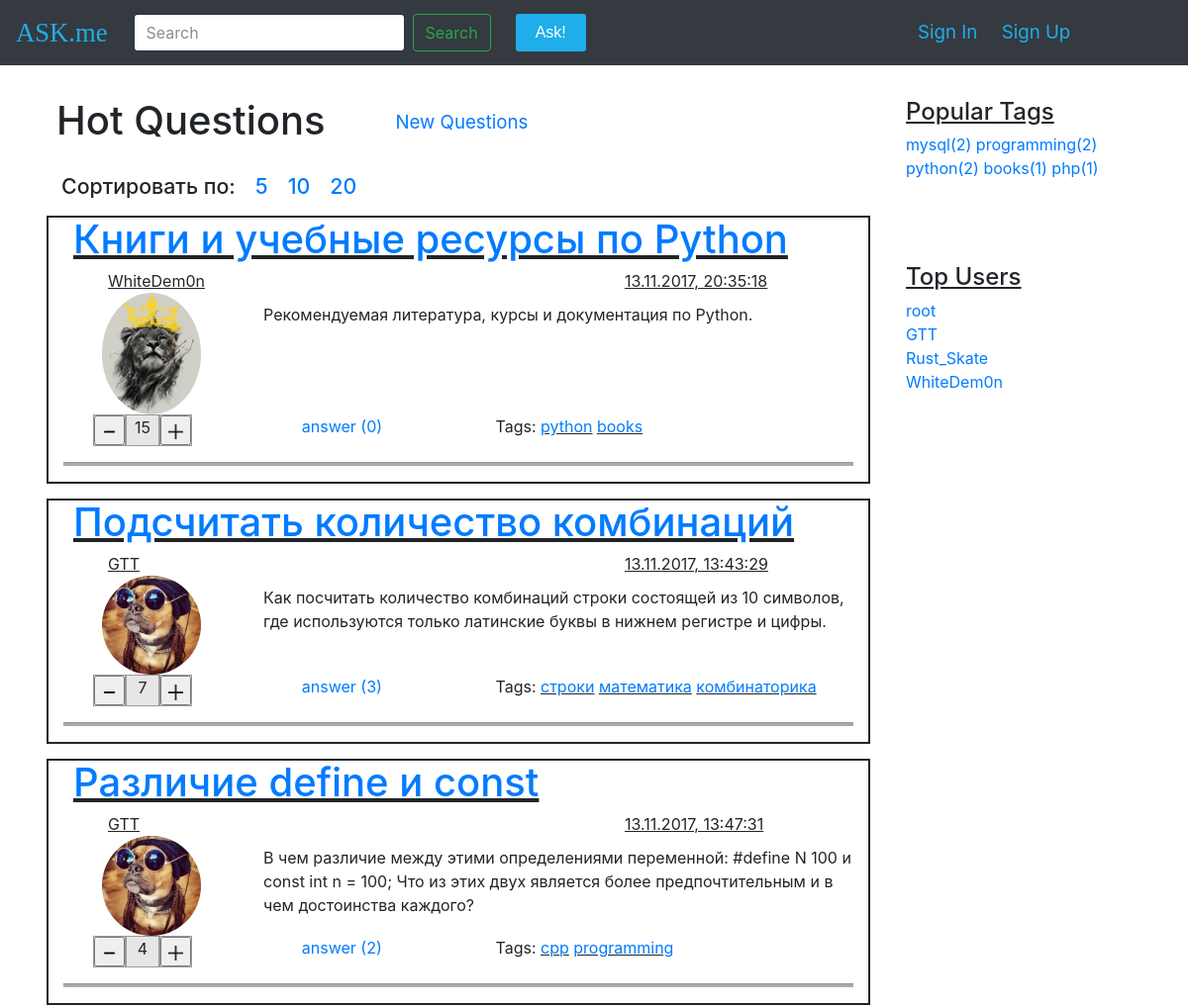
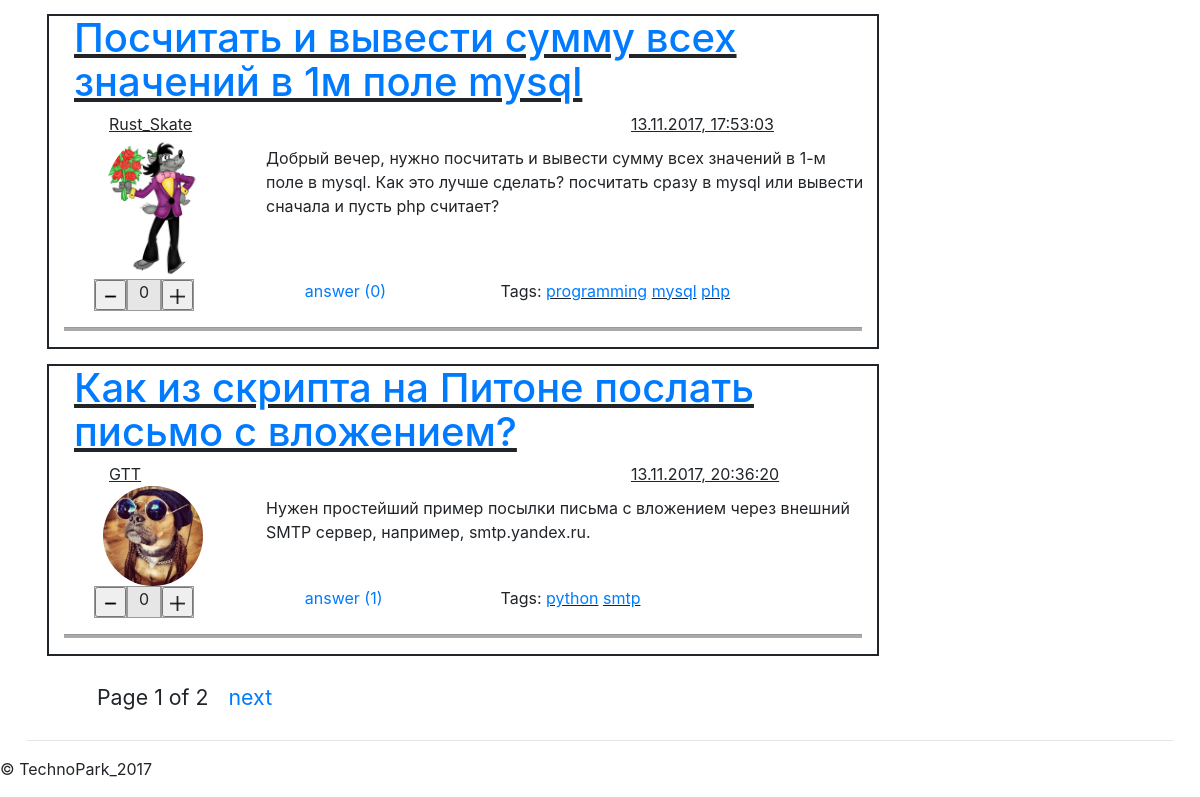
The page /hot/ on the database as committed earlier (2 pictures, top to bottom).
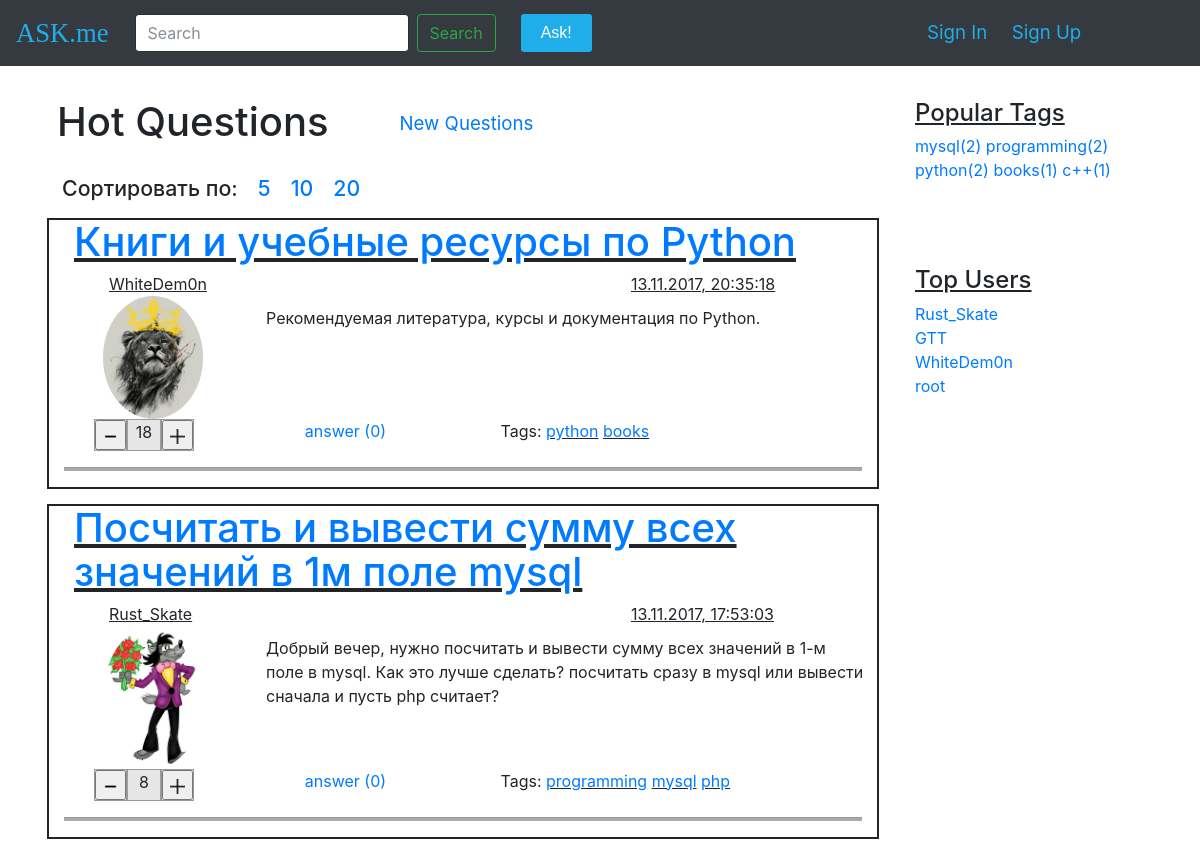
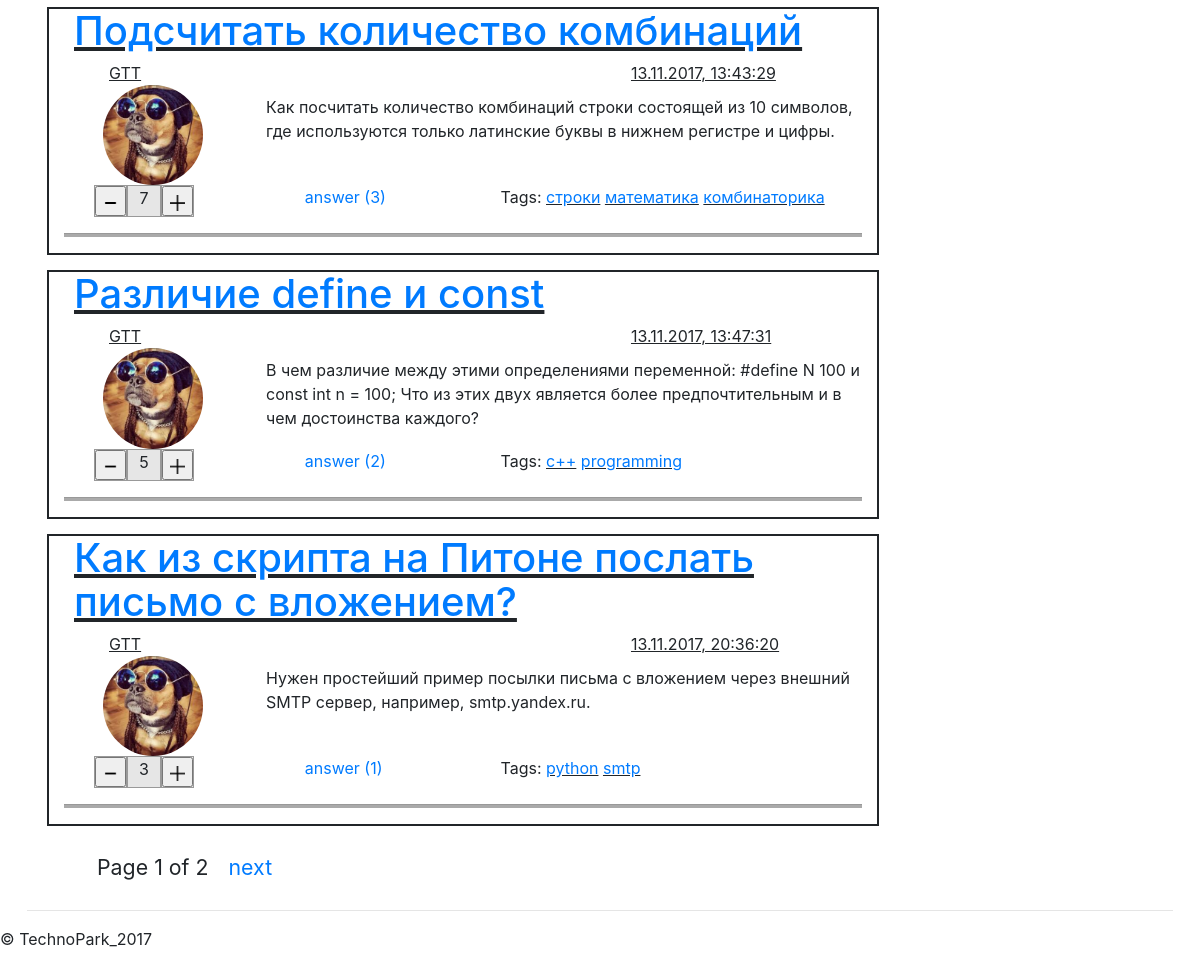
The same page on the database as committed later (2 pictures, top to bottom).
### questions/models.py (models this page shows, shortened)
class Question(models.Model):
    author = models.ForeignKey(User)
    title = models.CharField(max_length=120, verbose_name=u"Заголовок вопроса")
    text = models.TextField(verbose_name=u"Полное описание вопроса")
    create_date = models.DateTimeField(default=datetime.now, verbose_name=u"Время создания вопроса")
    is_active = models.BooleanField(default=True, verbose_name=u"Доступность вопроса")
    tags = models.ManyToManyField(Tag, blank=True)
    category = models.ForeignKey(Category, blank=True)
    status = models.OneToOneField(Status)
    objects = QuestionManager()
    class Meta:
        ordering = ['-create_date']

class User(AbstractUser):
    upload = models.ImageField(default='static/img/ava.png', upload_to='%Y/%m/%d/', verbose_name=u"Аватар")
    rating = models.IntegerField(default=0, verbose_name=u"Рейтинг")
    objects = MyUserManager()

class Status(models.Model):
    viewsNum = models.IntegerField(default=0, verbose_name=u"Количество просмотров")
    likesNum = models.IntegerField(default=0, verbose_name=u"Количество лайков")

class Tag(models.Model):
    title = models.CharField(max_length=120, unique=True, verbose_name=u"Заголовок тега")
    objects = TagManager()

### questions/views.py (the view)
# urls.py: url(r'^hot/$', views.hot, name='hot'),
def hot(request):
    ctx = dict()
    qlist = Question.objects.top_questions()
    page_qlist, pageN = paginate(qlist, request)
    is_set_like(request)
    tag_list = get_top_tags()
    user_list = get_top_users()
    ctx['user_list'] = user_list
    ctx['questions'] = page_qlist
    ctx['page'] = pageN
    ctx['tag_list'] = tag_list
    return render(request, 'hot.html', ctx)

### questions/models.py (called while the page is built)
    def get_top_N(self,N):
        return self.order_by('-rating')[0:N]

    def top_questions(self):
        return self.filter(is_active=True).order_by('-status__likesNum')

    def get_top_N(self,N):
        return self.values('title').annotate(num_questions=Count('question')).order_by('-num_questions')[0:N]

### questions/views.py (called while the page is built, shortened)
def paginate(objects, request):
    limit = 5
    page_num = 1
    if request.method == 'GET':
        page_num = int(request.GET.get('page', 1))
        limit = int(request.GET.get('limit', 5))
    p = Paginator(objects, limit)
    p.limiturl = 'limit='+str(limit)
    try:
        pageN = p.page(page_num)
    except PageNotAnInteger:
        pageN = p.page(1)
    except EmptyPage:
        pageN = p.page(p.num_pages)
    object_page = pageN.object_list
    return object_page, pageN

def is_set_like(request):
    like = None
    if request.method == 'POST':
        like = request.POST.get('like')

def get_top_tags():
    return Tag.objects.get_top_N(5)

def get_top_users():
    return User.objects.get_top_N(5)

### questions/templates/hot.html (shortened to what this page needs)
{% extends "base.html" %}
{% block content %}
          <div class="row quest_head"><div class="col-md-5 col-sm-12">
            <h1>Hot Questions</h1></div>
            <div class="col-3 HotQ">
            <a href="{% url 'index' %}">New Questions</a>
          </div></div>
           <div class="row pages"> <h4>
                <ul>
                    <li>Сортировать по:</li>
                    <li><a href="{% url 'hot' %}?limit=5">5</a></li>
                    <li><a href="{% url 'hot' %}?limit=10">10</a></li>
                    <li><a href="{% url 'hot' %}?limit=20">20</a></li>
                </ul></h4>
            </div>
              {% for question in questions %}
                  {% include "question.html" %}
              {% endfor %}
          <div class="pages">
          <ul>
            <li>
                Page {{ page.number }} of {{ page.paginator.num_pages }}
            </li>
            <li>
              {% if page.has_next %}
                  <a href="{% url 'hot' %}?page={{ page.next_page_number }}&{{ page.paginator.limiturl }}">next</a>
              {% endif %}
            </li>
          </ul>
        </div>
{% endblock %}

### templates/base.html (shortened to what this page needs)
<!DOCTYPE html>
<html lang="en"><head><meta http-equiv="Content-Type" content="text/html; charset=UTF-8">
    <link href="/static/css/bootstrap/dist/css/bootstrap.min.css" rel="stylesheet">
    <link href="/static/css/my_style.css" rel="stylesheet">
  </head>
  <body>
    <nav class="navbar navbar-expand-md fixed-top navbar-dark bg-dark">
      <a class="navbar-brand" href="{% url 'index' %}">ASK.me</a>
      <div class="collapse navbar-collapse" id="navbarsExampleDefault">
        <ul class="navbar-nav mr-auto">
        <form class="form-inline my-2 my-lg-0 mySearch " action=" " method="GET">
          <input class="form-control mr-sm-2" type="text" placeholder="Search" aria-label="Search" name="search">
          <button class="btn btn-outline-success my-2 my-sm-0" type="submit">Search</button>
        </form>
        </ul>
        <ul class="navbar-nav mr-auto">
          <a href="{% url 'ask' %}" class="btn-ask">Ask!</a>
        </ul>
      </div>
        {% if user.is_authenticated %}
                <div class="col-md-4">
                    <img src="{{ request.user.upload.url }}" width="50" height="50" alt="ava" class="ava">
                    <a href="{% url 'userset' %}" class="myLogin">{{ request.user }}(settings)</a>
                    <a href="{% url 'logout' %}" class="myLogin">Exit</a>
                </div>
            {% else %}
      	        <div class="col-md-3 col-sm-5">
                 <a href="{% url 'signin' %}" class="myLogin">Sign In</a>
                <a href="{% url 'signup' %}" class="myLogin">Sign Up</a>
            {% endif %}
      	</div>
    </nav>
    <main role="main" class="container-fluid mymarg">
      <div class="row row-offcanvas row-offcanvas-right">
        <div class="col-9">
          {% block content %} {% endblock %}
        </div>
		<aside class="col-3 ml-sm-auto blog-sidebar">
          <div class="sidebar-module">
            <u><h4>Popular Tags</h4></u>
            <div>
                {% for tagg in tag_list %}
                    <a href="{% url 'tag_detail' tagg.title %}" class="otherPlace">{{ tagg.title }}({{ tagg.num_questions }}) </a>
                {% endfor %}
            </div>
          </div>
          <div class="sidebar-module mymarg">
            <u><h4>Top Users</h4></u>
            <ol class="list-unstyled">
                {% for user in user_list %}
                    <li><a href="#">{{ user.username }}</a></li>
                {% endfor %}
            </ol>
          </div>
        </aside>
      </div>
      <hr>
    </main>
      <footer>
        <p>© TechnoPark_2017</p>
      </footer>
  </body></html>

### questions/templates/question.html (shortened to what this page needs)
          <article class="lmarg20">
            <header>
              <h1><u><a href="{% url 'question_detail' question.id %}">{{ question.title }}</a></u></h1>
            </header>
            <div class="row " style="margin-left: 30px">
                <div class="col-md-8 col-sm-12"><u>
                    {{ question.author.username }}</u>
                </div>
                <div class="col-md-4 col-sm-12"><u>
                    {{ question.create_date|date:"d.m.Y, H:i:s" }}</u>
                </div>
            </div>
            <div class="row">
              <div class='col-md-3 col-sm-12 quest_img'>
                  <img src="{{ question.author.upload.url }}">
              </div>
              <div class='col-md-9 col-sm-12 quest_text'>
                {{ question.text }}
              </div>
            </div>
            <div class="foot">
              <div class="quest_foot">
               <div class="row" style="margin-left: 30px">
                  <div class="col-md-3 col-sm-12 ">
                    <form action=" " method="POST">
                      <div class="row rating">
                       <div class="col-4 ratCell"><button name="like" value="m"><img src="/static/img/minus.ico" width="100%"></button></div>
                       <div class="col-4 ratCell">{{ question.status.likesNum }}</div>
                       <div class="col-4 ratCell"><button name="like" value="p"><img src="/static/img/plus.ico" width="100%"></button></div>
                      </div>
                    </form>
                  </div>
                  <div class="col-md-3 col-sm-12"><a href="#">answer ({{ question.answer_set.all.count }})</a></div>
                 <div class="col-md-6 col-sm-12">Tags:
                    {% for tag in question.tags.all %}
                        <u><a href="{% url 'tag_detail' tag.title %}">{{ tag.title }}</a></u>
                    {% endfor %}
                 </div>
                </div>
              </div>
            </div>
            <hr>
          </article>

Rows that differ between the two databases and show on the page:
changed through a linked row, Question "Книги и учебные ресурсы по Python": status.likesNum "15" → "18"
changed through a linked row, Question "Посчитать и вывести сумму всех значений в 1м поле mysql": status.likesNum "0" → "8"; moves up the list
changed through a linked row, Question "Различие define и const": status.likesNum "4" → "5"
changed Tag (number 9 of 10 on the later page): title "сpp" → "c++"
changed through a linked row, Question "Как из скрипта на Питоне послать письмо с вложением?": status.likesNum "0" → "3"
changed User "Rust_Skate": moves up the list
changed User "GTT": moves down the list
changed User "WhiteDem0n": moves up the list
Other text that changed with them:
new list line: "c++ ( 1 )"
list line gone: "php ( 1 )"
